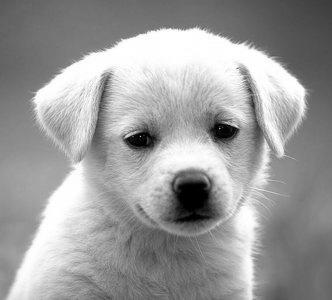
#> input picture notebooks/B2DBy.jpg, 332 x 300 px
$ jupyter execute --allow-errors DCT.ipynb   (shell and % lines are left out)
#> lines starting #> are read from the running program, lines starting #| are printed output that depends on the picture
### src/DCT.py
import numpy as np

class DCT:

    #generating basis
    @staticmethod
    def get_base(u:int, v:int, base_dim=8) -> np.array:
        index_vect = np.arange(0, base_dim)
        r_vect = np.cos((2*index_vect+1)*u*np.pi/16)
        c_vect = np.cos((2*index_vect+1)*v*np.pi/16)
        basis = np.outer(r_vect, c_vect)

        return basis

    @staticmethod
    def get_basis(base_dim=8) -> np.array:
#> called with base_dim = 8
        basis = np.zeros((base_dim, base_dim, base_dim, base_dim))

        for u in range(base_dim):
            for v in range(base_dim):
                basis[u][v] = DCT.get_base(u, v, base_dim)

        return basis

    @staticmethod
    def DCT(X:np.array, base_dim=8) -> np.array:
        y = np.zeros(X.shape)
        basis = DCT.get_basis(base_dim)

        #basis coefficients calculation
        for i in range(0, X.shape[0], base_dim):
            for j in range(0, X.shape[1], base_dim):
                X_slice = X[i:i+base_dim, j:j+base_dim]
                y[i:i+base_dim, j:j+base_dim] = np.sum(basis*X_slice, axis=(2,3))

                #DCT quantization
                if i==0 and j==0:
                    y[i:i+base_dim, j:j+base_dim] /= 64
                elif i==0 or j==0:
                    y[i:i+base_dim, j:j+base_dim] /= 32
                else:
                    y[i:i+base_dim, j:j+base_dim] /= 16


        return y

    # [12 lines left out: function IDCT, not called in this run]

### src/JPEG.py
import numpy as np
from sys import getsizeof
from .DCT import DCT
from .huffman import Huffman
from .quantizer import Quantizer
from .run_length_code import RunLengthCode

class JPEG:
    def __init__(self,type='low') -> None:
        self.quantizer_object = Quantizer(type)     # make an object of Quantizer class and set the type of quantization table
                                                    # the default is low compression
        self.no_padding_rows = 1                    # Initializing the no_padding_rows
        self.no_padding_cols = 1                    # Initializing the no_padding_cols

    # private funtion converts the given block to a vector in a zigzag way
    def _img2vector_box(self, img:np.array)->np.array:
        # Inputs: 8by8 block np.array
        # Output: 8*8 np.vector after convertion

        rows, cols = img.shape                  # dims of the given img
        vector = np.zeros(rows*cols)            # Initializing the output vector
        current_index = 0                       # the index of the vector

        # looping over the sum of index of the rows and cols
        for d in range(rows+cols-1):
            # when the sum is even, move from the row to the colum
            if d%2 == 0:
                d1, d2, limit = d, 0, d+1       # set the first  index (d1) = the sum
                                                # set the second index (d2) = 0
                if d>(rows-1):
                    d1 = rows - 1               # decrement (d1)
                    d2 = d - d1                 # increment (d2)
                    limit = d1-d2+1
            # when the sum is odd, opposite the above process
            else:
                d1, d2, limit = 0, d, d+1       # set the second  index (d2) = the sum
                                                # set the first   index (d1) = 0

                if d>rows-1:
                    d2 = rows - 1               # decrement (d2)
                    d1 = d - d2                 # increment (d1)
                    limit = d2-d1 +1

            for i in range(limit):
                vector[current_index] = img[d1, d2]
                current_index += 1
                # when the sum is even, the direction of setting the elements will be to up
                if d%2 == 0:
                    d1 -= 1
                    d2 += 1
                # when the sum is odd, the direction of setting the elements will be to down
                else:
                    d1 += 1
                    d2 -= 1

        return vector

    # private funtion converts the given vector to a matrix in a zigzag way
    def _vector2img_box(self, vector:np.array, img_shape):
        # Input: 8*8 np.vector after convertion, the dims of the output image
        # Output: 8by8 block np.array

        rows, cols = img_shape              # dims of the output img
        img = np.zeros(img_shape)           # Initializing the output matrix
        current_index = 0                   # the index of the vector

        # looping over the sum of index of the rows and cols of the output matrix
        # doing the same flow as _img2vector_box, but the difference in the allocating the elements in the matrix
        for d in range(rows+cols-1):
            if d%2 == 0:
                d1, d2, limit = d, 0, d+1
                if d>(rows-1):
                    d1 = rows - 1
                    d2 = d - d1
                    limit = d1-d2+1
            else:
                d1, d2, limit = 0, d, d+1
                if d>rows-1:
                    d2 = rows - 1
                    d1 = d - d2
                    limit = d2-d1 +1

            for i in range(limit):

                img[d1, d2] = vector[current_index]
                current_index += 1
                if d%2 == 0:
                    d1 -= 1
                    d2 += 1
                else:
                    d1 += 1
                    d2 -= 1

        return img
    # public funtion takes the image and divide it into 8by8 blocks which is passed to the _img2vector_box fn
    def img2vector(self, img:np.array)->np.array:
        # Input: image as 2D np array
        # Output: vector as 1D np arrey

        rows, cols = img.shape      # dims of the given img
        vector = np.array([])       # Initializing the output vector
        box_dim = 8                 # the dim of the vector box

        # looping over the each 8by8 block in the image
        for i in range(0, rows, box_dim):
            for j in range(0, cols, box_dim):
                # slice 8by8 box
                img_box = img[i:i+box_dim, j:j+box_dim]
                # apply _img2vector_box fn at the box, then append to the output vector
                vector = np.append( vector, self._img2vector_box(img_box))

        return vector
    # public funtion takes the vector and divide it into 8*8 blocks which is passed to the _vector2img_box fn
    def vector2img(self, vector:np.array, img_shape):
        # Input: vector as 1D np arrey
        # Output: image as 2D np array

        rows, cols = img_shape          # dims of the given img
        img = np.zeros(img_shape)       # Initializing the output matrix
        curr_index = 0                  # the index of the vector
        box_dim = 8                     # the dim of the vector box

        # looping over the each 8by8 block in the image
        for i in range(0, rows, box_dim):
            for j in range(0, cols, box_dim):
                # slice 8*8 box
                vector_slice = vector[curr_index : curr_index + box_dim*box_dim]
                # apply _vector2img_box fn at the box, then set to the output matirx
                img[i:i+box_dim, j:j+box_dim] = self._vector2img_box(vector_slice,[box_dim,box_dim])
                # increment the vector index to tkae the second box
                curr_index += box_dim*box_dim

        return img

    # funtion takes the image and extends it with zeros to make its dim dividalbe by the block dim (8)
    def zero_padding(self, img_gray):
        # check if the number of rows is not dividable by 8
        if (img_gray.shape[0]%8 != 0):
            self.no_padding_rows = 8-img_gray.shape[0]%8                     # number of rows required for padding
            padding = np.zeros([self.no_padding_rows,img_gray.shape[1]])     # create a zeros matrix wtih the required dims for padding
            img_gray = np.concatenate((img_gray,padding),axis=0)        # concatenate the image with padding at the 0 axis
        # check if the number of cols is not dividable by 8
        if (img_gray.shape[1]%8 != 0):
            self.no_padding_cols = 8-img_gray.shape[1]%8                     # number of cols required for padding
            padding = np.zeros([img_gray.shape[0],self.no_padding_cols])     # create a zeros matrix wtih the required dims for padding
            img_gray = np.concatenate((img_gray,padding),axis=1)        # concatenate the image with padding at the 1 axis

        return img_gray

    def remove_zero_padding(self,img):
        return img[0:-1*self.no_padding_rows,0:-1*self.no_padding_cols]

    # function takes the image and does the whole compression functions on it
    def compress(self, img:np.array)->str:
        #Input: The image as 2D np.array
        #Output: Binary code of the compressed image as string

        fig_dct = DCT.DCT(img)                          # apply DCT on the image after padding
        # lossy compression (quantization)
        img_quantized = self.quantizer_object.quantization(fig_dct)
        # convert the image to vector and apply run length code
        reshaped2vector = self.img2vector(img_quantized).astype(np.int32)
        stream_run_lenght_encoded = RunLengthCode.encode(reshaped2vector)
        # lossless compression (Huffman encoder)
        self.huffman_object = Huffman(stream_run_lenght_encoded)
        huffman_encoded = self.huffman_object.encode(stream_run_lenght_encoded)

        return huffman_encoded

    # A funtion takes the huffman code and image to calculate the compression ratio
    # [18 lines left out: functions compression_ratio, decompress, not called in this run]


### src/quantizer.py
import numpy as np

class Quantizer:

    def __init__(self,type='low'):
        self.type =type

        self._Low_compression_table = np.array([[ 1,  1,  1,  1,  1,  2,  2,  4],
        [ 1,  1,  1,  1,  1,  2,  2,  4],
        [ 1,  1,  1,  1,  2,  2,  2,  4],
        [ 1,  1,  1,  1,  2,  2,  4,  8],
        [ 1,  1,  2,  2,  2,  2,  4,  8],
        [ 2,  2,  2,  2,  2,  4,  8,  8],
        [ 2,  2,  2,  4,  4,  8,  8, 16],
        [ 4,  4,  4,  4,  8,  8, 16, 16]])

        self._High_compression_table = np.array([[  1,   2,   4,   8,  16,  32,  64, 128],
        [  2,   4,   4,   8,  16,  32,  64, 128],
        [  4,   4,   8,  16,  32,  64, 128, 128],
        [  8,   8,  16,  32,  64, 128, 128, 256],
        [ 16,  16,  32,  64, 128, 128, 256, 256],
        [ 32,  32,  64, 128, 128, 256, 256, 256],
        [ 64,  64, 128, 128, 256, 256, 256, 256],
        [128, 128, 128, 256, 256, 256, 256, 256]])


    # Each value in the DCT spectrum is divided by the corresponding value in the corresponding compression table, and the result rounded to the nearest integer.
    def _quantization(self,img:np.array,table:np.array):
        quantized_img = np.zeros(img.shape)
        box_dim = 8
        for i in range(0, img.shape[0], box_dim):
            for j in range(0, img.shape[1], box_dim):
                box = img[i:i+box_dim, j:j+box_dim]
                quantized_img[i:i+box_dim, j:j+box_dim] = box / table
        return quantized_img.astype(int)

    # Each value in the Decoder spectrum is multiplied by the corresponding value in the Low_compression table, and the result rounded to the nearest integer.
    # [8 lines left out: function _reverse_quantization, not called in this run]

    # select the box function based on the its type
    def quantization(self,img):
        if self.type == 'low':
            return self._quantization(img,self._Low_compression_table)
        else:
            return self._quantization(img,self._High_compression_table)

    # [5 lines left out: function reverse_quantization, not called in this run]


### src/run_length_code.py
import numpy as np

class RunLengthCode:

    '''
        compresses number of zeros by reprenting sequence of adjancent zeros by 0,n where n is their number
    '''

    @staticmethod
    def encode(vector: np.array)->np.array:
        out_vect = np.array([])

        i = 0
        while i<len(vector):
            out_vect =np.append(out_vect,vector[i])
            i += 1
            if vector[i-1]==0:
                count = 1
                #starting a loop to counts 0s
                while i<len(vector) and vector[i]==0:
                    count += 1
                    i+= 1

                out_vect = np.append(out_vect,count)

        return out_vect.astype(np.int32).astype(str)


    @staticmethod
    def decode(vector: np.array)->np.array:
        out_vect = np.array([])

        i = 0
        while i<len(vector):
            if vector[i] != 0:
                out_vect = np.append(out_vect, vector[i])
                i += 1
            else:
                #adding sequence of zeros with length equal to the encoded length which lies in the next position to the 0 position index
                out_vect = np.append(out_vect, np.zeros(int(vector[i+1])))
                i +=2


        return out_vect

### src/huffman.py
import heapq
from collections import Counter
import numpy as np

class TreeNode:
    def __init__(self, symbol=None, freq=None, left=None, right=None) -> None:
        self.symbol = symbol
        self.freq = freq
        self.left = left
        self.right = right

    def __lt__(self, other):
        return self.freq < other.freq

class Huffman:

    def __init__(self, data) -> None:
        self._symbols_frequencies = Counter(data)
        self._symbols_codes = self.compute_codes()
        self._codes_symbols = dict(map(reversed, self.compute_codes().items()))


    #assigning codes to nodes after heapfication
    def _assign_code(self, node, code="", mapping={}):
        if node:
            if node.symbol:
                mapping[node.symbol] = code
            self._assign_code(node.left, code + '0', mapping)
            self._assign_code(node.right, code + '1', mapping)

        return mapping


    def compute_codes(self):
        pq = [TreeNode(s, f) for s, f in self._symbols_frequencies.items()] #constructing code tree through heapification based on frequency
        heapq.heapify(pq)

        while len(pq) > 1:
            left_child = heapq.heappop(pq)
            right_child = heapq.heappop(pq)
            internal_node = TreeNode(freq=left_child.freq + right_child.freq, left=left_child, right=right_child)
            heapq.heappush(pq, internal_node)


        root = pq[0]


        return self._assign_code(root)


    def encode(self, stream:np.array)->str:
        encoded_stream = ""

        for symbol in stream:
                if symbol in self._symbols_codes.keys():
                    encoded_stream += self._symbols_codes[symbol]


        return encoded_stream

    def decode(self, stream:str)->np.array:
        stream_length = len(stream)
        decoded_stream = []

        i = 0
        while i<stream_length:
            for j in range(i+1,stream_length+1):
                if stream[i:j] in self._codes_symbols.keys():

                    decoded_stream.append(self._codes_symbols[stream[i:j]])
                    break
            i=j

        decoded_stream = np.array(decoded_stream)

        return decoded_stream.astype(np.int32)

### notebooks/DCT.ipynb
[cell 1]
#!pip install opencv-python

# Discrete Cosine Transform

This notebook is for the sole purpose of understanding and playing around with the discreet cosine transform

[cell 2]
import sys
sys.path.append("../")

[cell 3]
from src.DCT import DCT
from src.quantizer import Quantizer
from src.huffman import Huffman
from src.JPEG import JPEG
from src.run_length_code import RunLengthCode
import matplotlib.pyplot as plt
import cv2

[cell 4]
basis = DCT.get_basis()
quantizer = Quantizer()

[cell 5]
basis.min()

[cell 6]
fig, ax = plt.subplots(8,8, figsize=(15,15))

for i in range(8):
    for j in range(8):
        ax[i, j].imshow(basis[i][j])
plt.show()
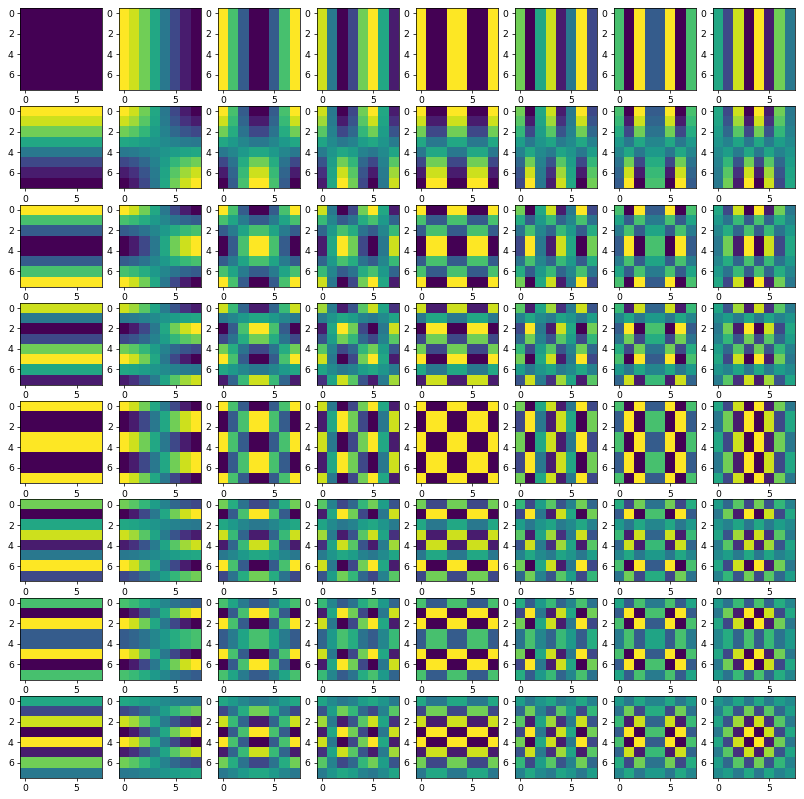
#> figure drawn by matplotlib, 64 panels

[cell 7]
img = cv2.imread("B2DBy.jpg")
#> img is the input picture: shape (300, 332, 3); min 0, max 255, mean 155.7

[cell 8]
img_gray = cv2.cvtColor(img, cv2.COLOR_BGR2GRAY)

[cell 9]
jpeg = JPEG(img_gray)

[cell 10]
img_gray = jpeg.zero_padding(img_gray)
#> in zero_padding, `img_gray = np.concatenate((img_gray,padding),axis=0)`:
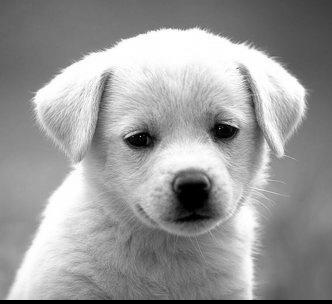
#> img_gray: shape (304, 332) float64; min 0, max 255, mean 153.7
#> in zero_padding, `img_gray = np.concatenate((img_gray,padding),axis=1)`:
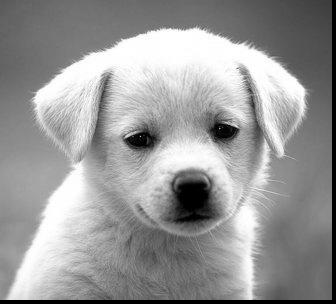
#> img_gray: shape (304, 336) float64; min 0, max 255, mean 151.9

[cell 11]
img_gray.min()
#> Out = 0

[cell 12]
img_gray.max()
#> Out = 255

[cell 13]
#img_gray = img_gray[0:296, 0:328]

[cell 14]
img_gray.shape
#> Out = (304, 336)

[cell 15]
plt.imshow(img_gray)

[cell 16]
fig_dct = DCT.DCT(img_gray)
#> after the loop in DCT, `for i in range(0, X.shape[0], base_dim):`:
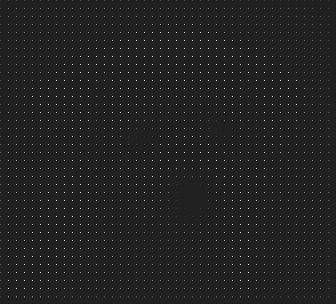
#> y: shape (304, 336) float64; min -153.6, max 1020, mean 9.4; drawn with min black and max white

[cell 17]
fig_dct.shape
#> Out = (304, 336)

[cell 18]
fig_dct.min()
#> Out = -153.6

[cell 19]
fig_dct.max()
#> Out = 1020

[cell 20]
plt.imshow( fig_dct, cmap="gray")

[cell 21]
fig_dct

[cell 22]
fig_quantized = quantizer.quantization(fig_dct)
fig_quantized

[cell 23]
fig_quantized.min()
#> Out = -153

[cell 24]
fig_quantized.max()
#> Out = 1020

[cell 25]
import numpy as np

[cell 26]
def minmax_scaler(arr , vmin=0, vmax=1):
    arr_min, arr_max = arr.min(), arr.max()
    new_arr = ((arr - arr_min) / (arr_max - arr_min))*(vmax - vmin) + vmin
    return new_arr.astype(np.int32)

[cell 27]
#fig_quantized = minmax_scaler(fig_quantized, 0, 255)
fig_quantized

[cell 28]
plt.imshow(fig_quantized)

[cell 29]
fig_quantized.shape
#> Out = (304, 336)

[cell 30]
plt.imshow( fig_quantized, cmap="gray")

[cell 31]
vector = jpeg.img2vector(fig_quantized).astype(np.int32)
vector

[cell 32]
vector_run_lenght = RunLengthCode.encode(vector)
vector_run_lenght

[cell 33]
H = Huffman(vector_run_lenght)
encoded = H.encode(vector_run_lenght)
#> the loop in encode, `for symbol in stream:` made 34673 passes
#> symbol on passes 1 to 3: '91', '0', '1'
encoded

[cell 34]
decoded = H.decode(encoded)
decoded

[cell 35]
r = RunLengthCode.decode(decoded)
r

[cell 36]
combine_back = jpeg.vector2img(r,fig_quantized.shape)

[cell 37]
plt.imshow( combine_back, cmap="gray")

#> (a cell that did not finish here is left out)

#> (a cell that did not finish here is left out)

#> (a cell that did not finish here is left out)

#> (a cell that did not finish here is left out)

[cell 42]
jbeg = JPEG(img_gray)

#> (a cell that did not finish here is left out)


#> (a cell that did not finish here is left out)

#> (a cell that did not finish here is left out)

[cell 46]
plt.imshow(img_gray, cmap="gray")

[cell 47]
huffman_code_file = open("img_encoded.txt", "w")

[cell 48]
huffman_code_file.write(encoded)
#> Out = 167133

[cell 49]
huffman_code_file.close()

[cell 50]
import os

[cell 51]
path = os.getcwd()+"\\"+"img_encoded.txt"

#> (a cell that did not finish here is left out)

[cell 53]
path = os.getcwd()+"\\"+"B2DBy.jpg"

#> (a cell that did not finish here is left out)

[cell 55]
len(encoded)
#> Out = 167133

[cell 56]
from sys import getsizeof

[cell 57]
getsizeof(img_gray)
#> Out = 817280

[cell 58]
img_gray.shape[0]*img_gray.shape[1]
#> Out = 102144

[cell 59]
ratio = len(encoded)/817280*100
ratio
#> Out = 20.45
